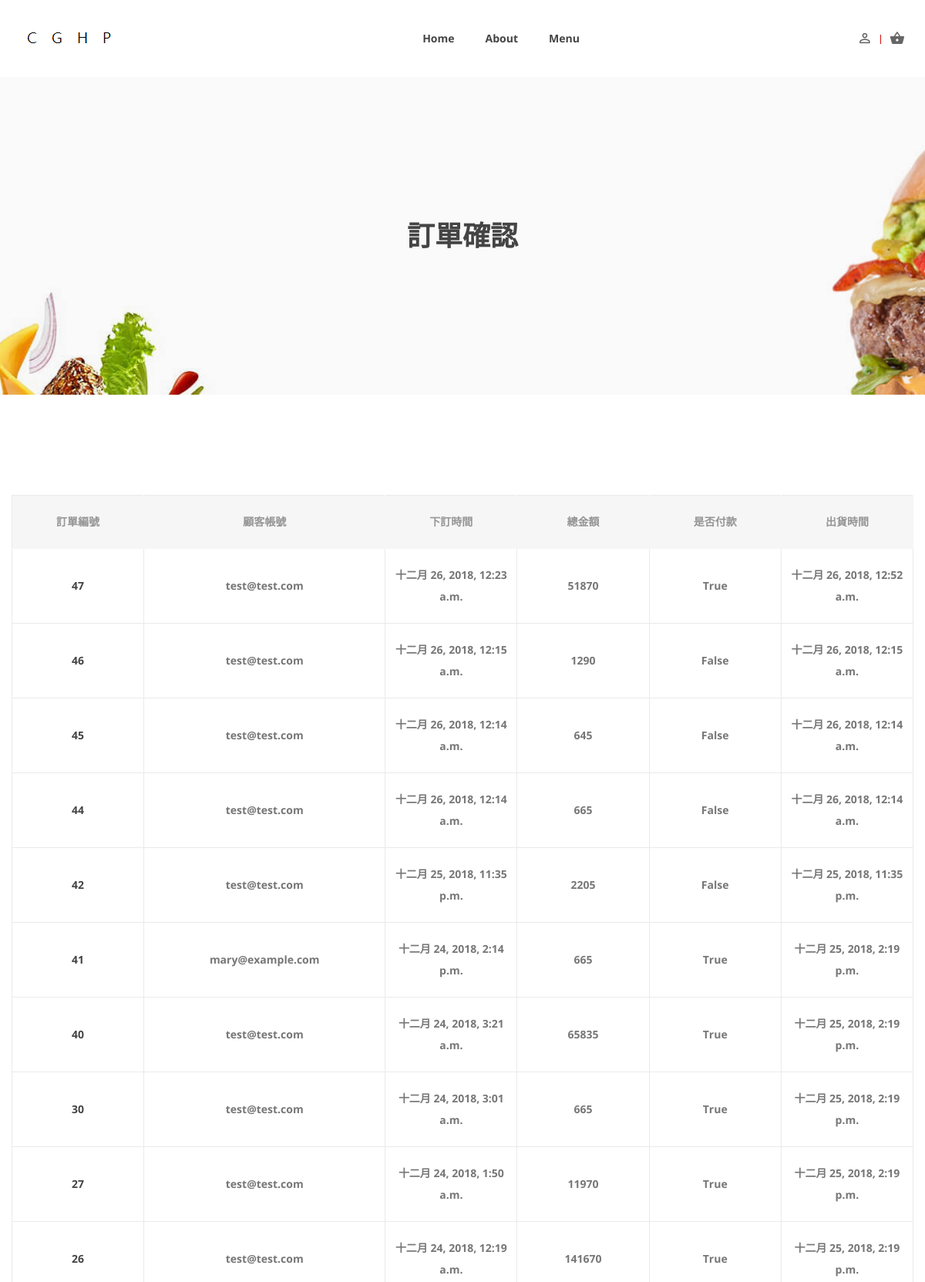
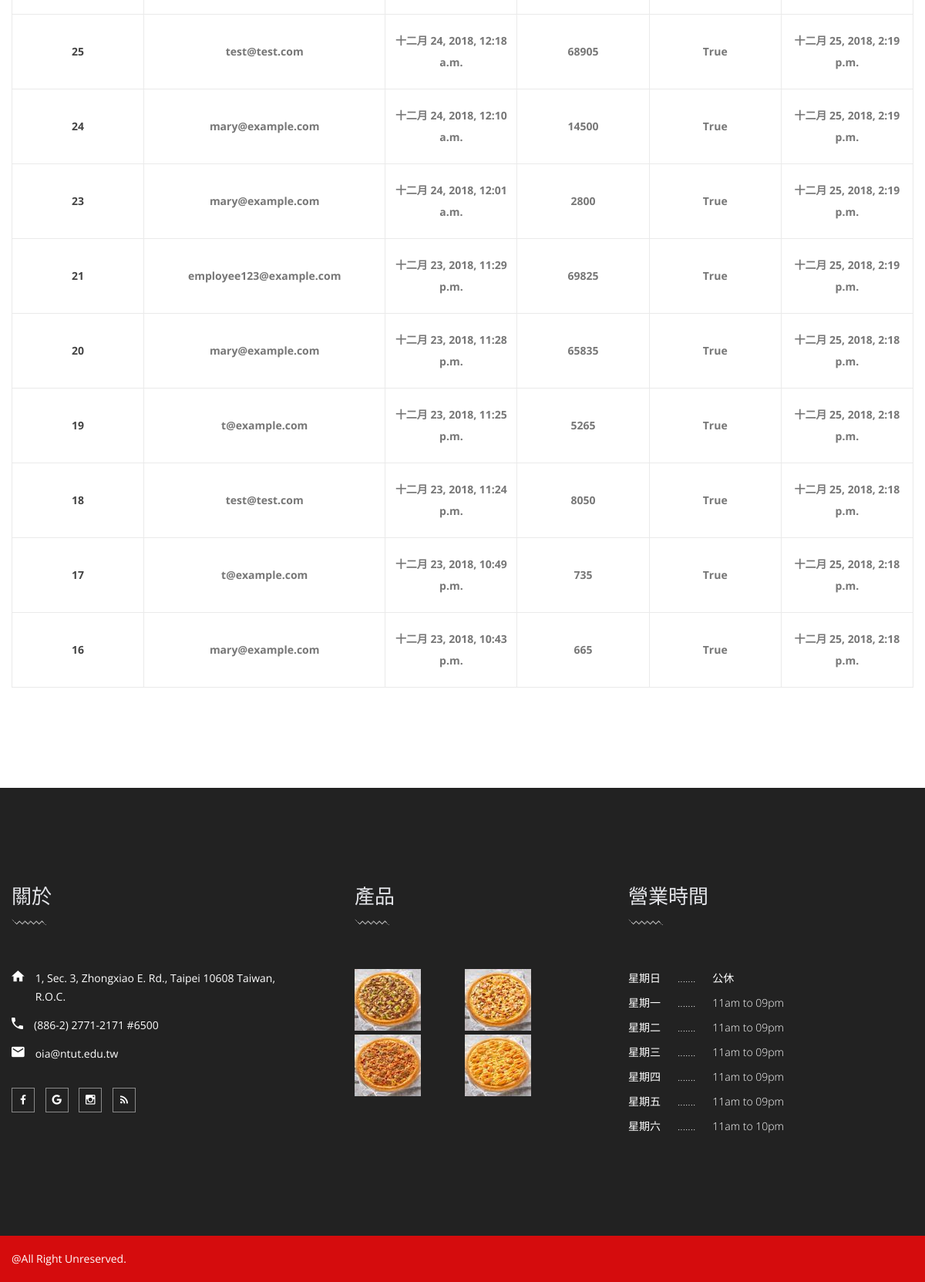
/checkorder/, run on the app's committed database (2 pictures, top to bottom).
### SOS/models.py (models this page shows, shortened)
class Order(models.Model):
    order_no = models.AutoField(
        verbose_name='訂單編號', null=False, primary_key=True)
    member_id = models.ForeignKey(
        Member, verbose_name='會員編號', on_delete=models.CASCADE, null=False) # 哪一個 會員 產生的訂單
    ordered_date = models.DateTimeField(
        verbose_name='訂單產生時間', auto_now_add=True, null=False)
    updated = models.DateTimeField(auto_now=True)
    paid = models.BooleanField(default=False) # 若為 true 代表 尚未出貨
    shipped_date = models.DateTimeField(
        verbose_name='實際出貨時間', default=timezone.now)
    isFreeShipping = models.BooleanField(default=False, verbose_name='是否免運', editable=False)
    discountRate = models.DecimalField(
        max_digits=3, decimal_places=2, default=1, null=False, verbose_name='折扣',editable=False)
    class Meta:
        ordering = ['-ordered_date',]
    def get_total_cost(self):
        return sum(item.get_cost() for item in self.items.all())

class OrderItem(models.Model):
    order = models.ForeignKey(Order, related_name='items', on_delete=models.CASCADE)
    pizza = models.ForeignKey(Pizza, related_name='order_items', on_delete=models.CASCADE)
    price = models.DecimalField(max_digits=10, decimal_places=0)
    quantity = models.PositiveIntegerField(default=1)
    def get_cost(self):
        return self.price * self.quantity

### MCS/models.py (models this page shows, shortened)
class Member(models.Model):
    user_id = models.OneToOneField(
        CustomUser, verbose_name='會員的使用者編號', on_delete=models.CASCADE, null=False, related_name='Member')
    member_id = models.UUIDField(
        verbose_name='會員編號', null=False, primary_key=True,
        default=uuid.uuid4, editable=False)
    def __str__(self):
        return self.user_id.email

class CustomUser(AbstractUser):
    GENDER_FEMALE = 'F'
    GENDER_MALE = 'M'
    GENDER_IN_USER_CHOICES = ((GENDER_FEMALE, '女'), (GENDER_MALE, '男'),)
    id_TW = models.CharField(
        verbose_name='在台灣的身分證號碼', max_length=10, null=False, unique=True,
        validators=[RegexValidator(r'^[A-Z]{1}[1-2]{1}[0-9]{8}$')])
    phone_number = models.CharField(
        verbose_name='使用者電話號碼', max_length=15, null=False, default='',
        validators=[RegexValidator(r'^[0-9+()-]+$')])
    address = models.CharField(
        verbose_name='使用者住址', max_length=80, null=False, default='')
    age = models.PositiveIntegerField(
        verbose_name='使用者年齡', blank=True, default=0)
    gender = models.CharField(
        verbose_name='使用者性別', max_length=1, choices=GENDER_IN_USER_CHOICES, null=False, default=GENDER_MALE)
    discount = models.DecimalField(
        verbose_name='使用者折扣', max_digits=3, decimal_places=2, null=False, default=1.00,
        validators=[MinValueValidator(0, '0<=使用者折扣<=1'), MaxValueValidator(1, '0<=使用者折扣<=1')])
    username = None
    email = models.EmailField(_('email address'), primary_key=True)
    last_name = models.CharField(verbose_name='姓', max_length=4, null=False, default='')
    first_name = models.CharField(verbose_name='名', max_length=8, null=False, default='')
    USERNAME_FIELD = 'email'
    REQUIRED_FIELDS = []
    objects = CustomUserManager()

### FSMS/views.py (the view)
# urls.py: path('', check_order, name='check_order'),
def check_order(request):
    total_order = Order.objects.all()
    total_orderitem = OrderItem.objects.all()
    return render(request, 'checkorder_detail.html', locals())

### SCS/context_processors.py (called while the page is built)
def cart(request):
    return {'cart': Cart(request)}

### templates/checkorder_detail.html (shortened to what this page needs)
{% extends 'base.html' %}
{% load static %}
{% load starsCount %}
{% block content %}
<div class="ht__bradcaump__area bg-image--18">
    <div class="ht__bradcaump__wrap d-flex align-items-center">
        <div class="container">
            <div class="row">
                <div class="col-lg-12 col-md-12 col-sm-12">
                    <div class="bradcaump__inner text-center">
                        <h2 class="bradcaump-title">訂單確認</h2>
                    </div>
                </div>
            </div>
        </div>
    </div>
</div>
<div class="cart-main-area section-padding--lg bg--white">
    <div class="container">
        <div class="row">
            <div class="col-md-12 col-sm-12 ol-lg-12">
                <div class="table-content table-responsive">
                    <table class='cart'>
                        <thead>
                            <tr class="title-top">
                                <th class="product-subtotal">訂單編號</th>
                                <th class="product-subtotal">顧客帳號</th>
                                <th class="product-subtotal">下訂時間</th>
                                <th class="product-subtotal">總金額</th>
                                <th class="product-subtotal">是否付款</th>
                                <th class="product-subtotal">出貨時間</th>
                            </tr>
                        </thead>
                        <tbody>
                            {% for order in total_order %}
                            <tr>
                                <td class="product-subtotal"><a href="{% url 'order_detail' order.order_no %}">
                                        {{ order.order_no }}</a></td>
                                <td class="product-subtotal">{{ order.member_id }}</td>
                                <td class="product-subtotal">{{ order.ordered_date }}</td>
                                <td class="product-subtotal">{{ order.get_total_cost }}</td>
                                <td class="product-subtotal">{{ order.paid }}</td>
                                <td class="product-subtotal">{{ order.shipped_date }}</td>
                            </tr>
                            {% empty %}
                            <h2>目前沒有訂單！</h2>
                            {% endfor %}
                        </tbody>
                    </table>
                </div>
            </div>
        </div>
    </div>
</div>
{% endblock %}

### data on the page
Order: order_no "47", member_id "test@test.com", ordered_date "十二月 26, 2018, 12:23 a.m.", get_total_cost "51870", paid "True", shipped_date "十二月 26, 2018, 12:52 a.m."
Order: order_no "46", member_id "test@test.com", ordered_date "十二月 26, 2018, 12:15 a.m.", get_total_cost "1290", paid "False", shipped_date "十二月 26, 2018, 12:15 a.m."
Order: order_no "45", member_id "test@test.com", ordered_date "十二月 26, 2018, 12:14 a.m.", get_total_cost "645", paid "False", shipped_date "十二月 26, 2018, 12:14 a.m."
Order: order_no "44", member_id "test@test.com", ordered_date "十二月 26, 2018, 12:14 a.m.", get_total_cost "665", paid "False", shipped_date "十二月 26, 2018, 12:14 a.m."
Order: order_no "42", member_id "test@test.com", ordered_date "十二月 25, 2018, 11:35 p.m.", get_total_cost "2205", paid "False", shipped_date "十二月 25, 2018, 11:35 p.m."
Order: order_no "41", member_id "mary@example.com", ordered_date "十二月 24, 2018, 2:14 p.m.", get_total_cost "665", paid "True", shipped_date "十二月 25, 2018, 2:19 p.m."
Order: order_no "40", member_id "test@test.com", ordered_date "十二月 24, 2018, 3:21 a.m.", get_total_cost "65835", paid "True", shipped_date "十二月 25, 2018, 2:19 p.m."
Order: order_no "30", member_id "test@test.com", ordered_date "十二月 24, 2018, 3:01 a.m.", get_total_cost "665", paid "True", shipped_date "十二月 25, 2018, 2:19 p.m."
Order: order_no "27", member_id "test@test.com", ordered_date "十二月 24, 2018, 1:50 a.m.", get_total_cost "11970", paid "True", shipped_date "十二月 25, 2018, 2:19 p.m."
Order: order_no "26", member_id "test@test.com", ordered_date "十二月 24, 2018, 12:19 a.m.", get_total_cost "141670", paid "True", shipped_date "十二月 25, 2018, 2:19 p.m."
Order: order_no "25", member_id "test@test.com", ordered_date "十二月 24, 2018, 12:18 a.m.", get_total_cost "68905", paid "True", shipped_date "十二月 25, 2018, 2:19 p.m."
Order: order_no "24", member_id "mary@example.com", ordered_date "十二月 24, 2018, 12:10 a.m.", get_total_cost "14500", paid "True", shipped_date "十二月 25, 2018, 2:19 p.m."
Order: order_no "23", member_id "mary@example.com", ordered_date "十二月 24, 2018, 12:01 a.m.", get_total_cost "2800", paid "True", shipped_date "十二月 25, 2018, 2:19 p.m."
Order: order_no "21", member_id "employee123@example.com", ordered_date "十二月 23, 2018, 11:29 p.m.", get_total_cost "69825", paid "True", shipped_date "十二月 25, 2018, 2:19 p.m."
Order: order_no "20", member_id "mary@example.com", ordered_date "十二月 23, 2018, 11:28 p.m.", get_total_cost "65835", paid "True", shipped_date "十二月 25, 2018, 2:18 p.m."
Order: order_no "19", member_id "t@example.com", ordered_date "十二月 23, 2018, 11:25 p.m.", get_total_cost "5265", paid "True", shipped_date "十二月 25, 2018, 2:18 p.m."
Order: order_no "18", member_id "test@test.com", ordered_date "十二月 23, 2018, 11:24 p.m.", get_total_cost "8050", paid "True", shipped_date "十二月 25, 2018, 2:18 p.m."
Order: order_no "17", member_id "t@example.com", ordered_date "十二月 23, 2018, 10:49 p.m.", get_total_cost "735", paid "True", shipped_date "十二月 25, 2018, 2:18 p.m."
Order: order_no "16", member_id "mary@example.com", ordered_date "十二月 23, 2018, 10:43 p.m.", get_total_cost "665", paid "True", shipped_date "十二月 25, 2018, 2:18 p.m."
